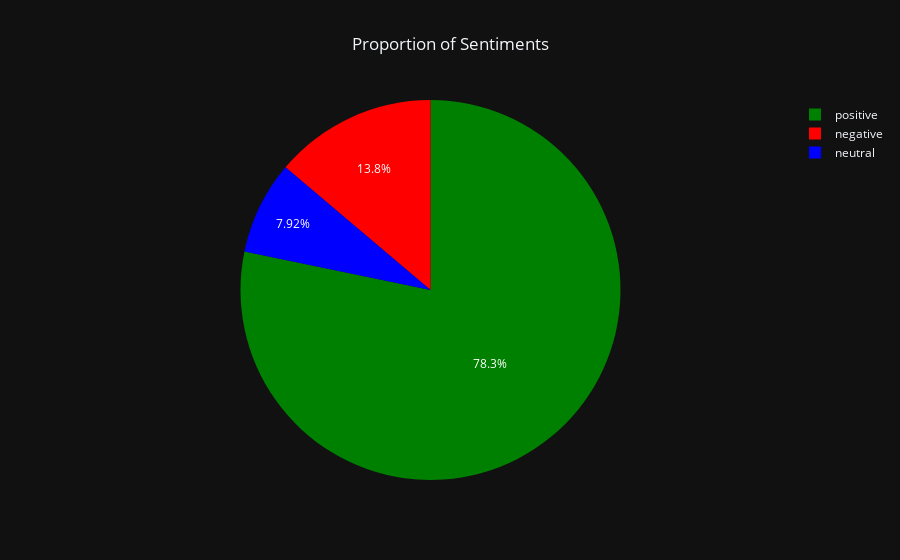

The notebook cell saved with this chart:
### Code cell
import plotly.graph_objects as go
fig = go.Figure(data=[go.Pie(labels=reviews_df['scoreStatus'].value_counts().index.tolist(),
                             values=reviews_df['scoreStatus'].value_counts().tolist(),
                            marker=dict(colors=['Green','Red','Blue']))])

fig.update_layout(title_text='Proportion of Sentiments',title_x=0.5,
                  template='plotly_dark')
fig.show()

### Figure 1 — Plotly figure (JSON) as saved in the notebook; plotly's stock layout.template omitted (floating-point values rounded to 4 significant figures)
{"data": [{"labels": ["positive", "negative", "neutral"], "marker": {"colors": ["Green", "Red", "Blue"]}, "type": "pie", "values": [2174, 384, 220]}], "layout": {"title": {"text": "Proportion of Sentiments", "x": 0.5}}}
